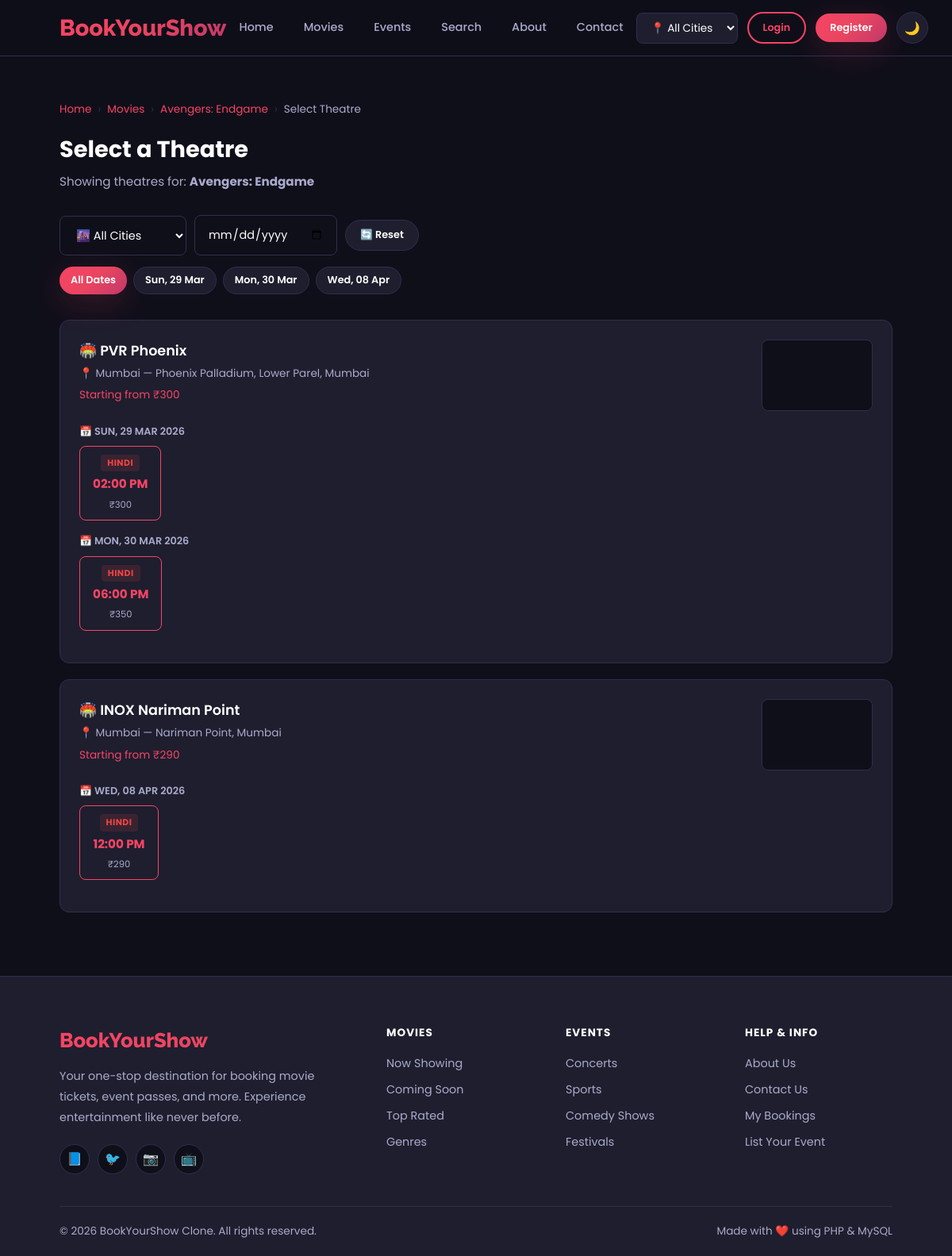
/theatres.php?movie_id=1, run on the app's committed database.
### tables this page shows
CREATE TABLE `movies` (
  `movie_id` int(11) NOT NULL AUTO_INCREMENT,
  `title` varchar(150) DEFAULT NULL,
  `description` text DEFAULT NULL,
  `genre` varchar(100) DEFAULT NULL,
  `duration` varchar(20) DEFAULT NULL,
  `language` varchar(50) DEFAULT NULL,
  `release_date` date DEFAULT NULL,
  `poster` varchar(255) DEFAULT NULL,
  `banner_image` varchar(255) DEFAULT '',
  `trailer_url` varchar(255) DEFAULT NULL,
  `rating` decimal(2,1) DEFAULT NULL,
  `status` enum('active','inactive') DEFAULT 'active',
  `is_slider_ad` tinyint(1) DEFAULT 0,
  PRIMARY KEY (`movie_id`)
);

CREATE TABLE `theatres` (
  `theatre_id` int(11) NOT NULL AUTO_INCREMENT,
  `theatre_name` varchar(150) DEFAULT NULL,
  `city` varchar(100) DEFAULT NULL,
  `location` varchar(255) DEFAULT NULL,
  `map_link` varchar(500) DEFAULT '',
  `is_verified` tinyint(4) DEFAULT 0,
  `added_by` int(11) DEFAULT NULL,
  `licence_status` enum('pending','approved','rejected') DEFAULT 'approved',
  PRIMARY KEY (`theatre_id`)
);

CREATE TABLE `shows` (
  `show_id` int(11) NOT NULL AUTO_INCREMENT,
  `movie_id` int(11) DEFAULT NULL,
  `theatre_id` int(11) DEFAULT NULL,
  `show_date` date DEFAULT NULL,
  `show_time` time DEFAULT NULL,
  `language` varchar(50) DEFAULT 'Hindi',
  `operator_id` int(11) DEFAULT NULL,
  `status` enum('pending','active','cancelled') DEFAULT 'active',
  `price` decimal(10,2) DEFAULT NULL,
  PRIMARY KEY (`show_id`),
  KEY `movie_id` (`movie_id`),
  KEY `theatre_id` (`theatre_id`),
  CONSTRAINT `shows_ibfk_1` FOREIGN KEY (`movie_id`) REFERENCES `movies` (`movie_id`),
  CONSTRAINT `shows_ibfk_2` FOREIGN KEY (`theatre_id`) REFERENCES `theatres` (`theatre_id`)
);

### theatres.php (the view, shortened to what this page needs)
<?php
require_once 'config/config.php';
$movie_id = isset($_GET['movie_id']) ? (int)$_GET['movie_id'] : 0;
$city     = isset($_GET['city'])     ? $conn->real_escape_string($_GET['city']) : '';
$selDate  = isset($_GET['date'])     ? $conn->real_escape_string($_GET['date']) : '';
$movie = $conn->query("SELECT * FROM movies WHERE movie_id = $movie_id")->fetch_assoc();
$colCheck        = $conn->query("SHOW COLUMNS FROM shows LIKE 'status'");
$hasStatusCol    = ($colCheck && $colCheck->num_rows > 0);
$statusFilter    = $hasStatusCol ? "AND (s.status = 'active' OR s.status IS NULL)" : "";
$statusFilterRaw = $hasStatusCol ? "AND (status = 'active' OR status IS NULL)" : "";
$dateFilter      = $selDate ? "AND s.show_date = '$selDate'" : "AND s.show_date >= CURDATE()";
$whereCity       = $city ? "AND t.city = '$city'" : '';
$theatres = $conn->query("
    SELECT DISTINCT t.*, MIN(s.price) as min_price
    FROM theatres t
    JOIN shows s ON t.theatre_id = s.theatre_id
    WHERE s.movie_id = $movie_id AND t.licence_status = 'approved' $whereCity $dateFilter $statusFilter
    GROUP BY t.theatre_id
");
$availDates = $conn->query("
    SELECT DISTINCT s.show_date FROM shows s
    JOIN theatres t ON s.theatre_id = t.theatre_id
    WHERE s.movie_id = $movie_id AND s.show_date >= CURDATE() AND t.licence_status = 'approved' $statusFilter
    ORDER BY s.show_date LIMIT 14
");
include 'includes/header.php';
?>
<div class="container" style="padding-top:40px;">
    <div class="breadcrumb">
        <a href="index.php">Home</a> <span class="separator">›</span>
        <a href="movies.php">Movies</a> <span class="separator">›</span>
        <a href="movie-details.php?id=<?php echo $movie_id; ?>"><?php echo htmlspecialchars($movie['title']); ?></a> <span class="separator">›</span>
        <span>Select Theatre</span>
    </div>
    <h2 class="section-title" style="margin-bottom:6px;">Select a Theatre</h2>
    <p class="section-subtitle">Showing theatres for: <strong><?php echo htmlspecialchars($movie['title']); ?></strong></p>
    <form method="GET" id="filterForm" style="margin-bottom:24px;">
        <div style="display:flex;gap:10px;align-items:center;flex-wrap:wrap;margin-bottom:14px;">
            <select name="city" onchange="document.getElementById('filterForm').submit()" class="form-control" style="width:auto;min-width:160px;">
                <option value="">🌆 All Cities</option>
            </select>
            <div style="position:relative;">
                <input type="date"
                    name="date"
                    id="datePicker"
                    class="form-control"
                    value="<?php echo htmlspecialchars($selDate); ?>"
                    min="<?php echo date('Y-m-d'); ?>"
                    onchange="document.getElementById('filterForm').submit()"
                    style="width:180px;cursor:pointer;"
                    placeholder="📅 Pick Date">
            </div>
            <a href="theatres.php?movie_id=<?php echo $movie_id; ?>" class="btn btn-dark btn-sm">🔄 Reset</a>
        </div>
        <?php if($availDates && $availDates->num_rows > 0): ?>
        <div style="display:flex;gap:8px;flex-wrap:wrap;padding-bottom:8px;">
            <a href="theatres.php?movie_id=<?php echo $movie_id; ?>&city=<?php echo urlencode($city); ?>"
               class="btn btn-sm <?php echo !$selDate?'btn-primary':'btn-dark'; ?>"
               style="font-size:.8rem;padding:6px 14px;">All Dates</a>
            <?php $availDates->data_seek(0); while($ad=$availDates->fetch_assoc()):
                $isActive = $selDate === $ad['show_date'];
            ?>
            <a href="theatres.php?movie_id=<?php echo $movie_id; ?>&city=<?php echo urlencode($city); ?>&date=<?php echo $ad['show_date']; ?>"
               class="btn btn-sm <?php echo $isActive?'btn-primary':'btn-dark'; ?>"
               style="font-size:.8rem;padding:6px 14px;">
               <?php echo date('D, d M', strtotime($ad['show_date'])); ?>
            </a>
            <?php endwhile; ?>
        </div>
        <?php endif; ?>
    </form>
    <?php if (!$theatres || $theatres->num_rows === 0): ?>
    <div style="text-align:center;padding:60px;color:var(--text-muted);">
        <div style="font-size:3rem;margin-bottom:16px;">🏟️</div>
        <p><?php echo $selDate ? 'No shows available on ' . date('d M Y', strtotime($selDate)) . '.' : 'No theatres found for this movie in selected city.'; ?></p>
        <?php if($selDate): ?><a href="theatres.php?movie_id=<?php echo $movie_id; ?>" class="btn btn-primary" style="margin-top:12px;">View All Dates</a><?php endif; ?>
    </div>
    <?php else: while($theatre = $theatres->fetch_assoc()):
        $mapSrc = !empty($theatre['map_link'])
            ? 'https://maps.google.com/maps?q=' . urlencode($theatre['map_link']) . '&output=embed'
            : 'https://maps.google.com/maps?q=' . urlencode($theatre['theatre_name'] . ' ' . $theatre['city']) . '&output=embed';
    ?>
    <div class="theatre-card">
        <div class="theatre-header" style="display:flex;justify-content:space-between;gap:20px;align-items:flex-start;">
            <div style="flex:1;">
                <div class="theatre-name">🏟️ <?php echo htmlspecialchars($theatre['theatre_name']); ?></div>
                <div class="theatre-location">📍 <?php echo htmlspecialchars($theatre['city'] . ' — ' . $theatre['location']); ?></div>
                <div style="margin-top:6px;color:var(--primary);font-size:0.85rem;">Starting from ₹<?php echo number_format($theatre['min_price'], 0); ?></div>
            </div>
            <div style="width:140px;height:90px;border-radius:8px;overflow:hidden;border:1px solid var(--border);flex-shrink:0;background:var(--bg-dark);">
                <iframe width="100%" height="100%" frameborder="0" scrolling="no" marginheight="0" marginwidth="0"
                    src="<?php echo $mapSrc; ?>">
                </iframe>
            </div>
        </div>
        <?php
        if ($selDate) {
            $dates_q = $conn->query("
                SELECT DISTINCT show_date FROM shows
                WHERE movie_id = $movie_id
                  AND theatre_id = {$theatre['theatre_id']}
                  AND show_date = '$selDate'
                  $statusFilterRaw
                ORDER BY show_date
            ");
        } else {
            $dates_q = $conn->query("
                SELECT DISTINCT show_date FROM shows
                WHERE movie_id = $movie_id
                  AND theatre_id = {$theatre['theatre_id']}
                  AND show_date >= CURDATE()
                  $statusFilterRaw
                ORDER BY show_date LIMIT 5
            ");
        }
        while($date = $dates_q->fetch_assoc()):
        ?>
        <div style="margin-bottom:16px;">
            <p style="color:var(--text-muted);font-size:0.8rem;font-weight:600;text-transform:uppercase;margin-bottom:8px;">
                📅 <?php echo date('D, d M Y', strtotime($date['show_date'])); ?>
            </p>
            <div class="show-times" style="flex-wrap:wrap;gap:12px;">
                <?php
                $shows = $conn->query("
                    SELECT * FROM shows
                    WHERE movie_id = $movie_id
                      AND theatre_id = {$theatre['theatre_id']}
                      AND show_date = '{$date['show_date']}'
                      $statusFilterRaw
                    ORDER BY show_time
                ");
                while($show = $shows->fetch_assoc()):
                    $lang = $show['language'] ?? 'Hindi';
                    $langColor = match(strtolower($lang)) {
                        'english'   => '#3b82f6',
                        'tamil'     => '#a855f7',
                        'telugu'    => '#ec4899',
                        'kannada'   => '#f97316',
                        'malayalam' => '#14b8a6',
                        default     => '#ef4444'
                    };
                ?>
                <a href="seat-selection.php?show_id=<?php echo $show['show_id']; ?>" class="show-time-btn"
                   style="display:flex;flex-direction:column;align-items:center;gap:4px;padding:10px 16px;min-width:100px;text-decoration:none;">
                    <span style="background:<?php echo $langColor; ?>22;color:<?php echo $langColor; ?>;padding:2px 8px;border-radius:4px;font-size:.68rem;font-weight:700;letter-spacing:.5px;">
                        <?php echo htmlspecialchars(strtoupper($lang)); ?>
                    </span>
                    <span style="font-weight:700;font-size:.95rem;"><?php echo date('h:i A', strtotime($show['show_time'])); ?></span>
                    <small style="color:var(--text-muted);font-size:.72rem;">₹<?php echo number_format($show['price'], 0); ?></small>
                </a>
                <?php endwhile; ?>
            </div>
        </div>
        <?php endwhile; ?>
    </div>
    <?php endwhile; endif; ?>
</div>
<?php include 'includes/footer.php'; ?>

### css/style.css (style rules this page uses)
:root { --primary: #f84464; --primary-dark: #d63655; --secondary: #1a1a2e; --accent: #e94560; --bg-dark: #0f0f1a; --bg-card: #1e1e2e; --bg-light: #f8f9fa; --text-light: #ffffff; --text-muted: #aaaacc; --text-dark: #1a1a2e; --border: #2e2e4e; --gold: #ffd700; --green: #00c851; --gradient: linear-gradient(135deg, #f84464 0%, #e94560 50%, #c0386a 100%); --gradient-dark: linear-gradient(135deg, #1a1a2e 0%, #0f0f1a 100%); --shadow: 0 10px 40px rgba(248, 68, 100, 0.2); --shadow-card: 0 4px 20px rgba(0, 0, 0, 0.3); --radius: 12px; --radius-sm: 8px; --transition: all 0.3s ease; }
* { margin: 0; padding: 0; box-sizing: border-box; }
html { scroll-behavior: smooth; }
body { font-family: 'Poppins', sans-serif; background-color: var(--bg-dark); color: var(--text-light); line-height: 1.6; transition: var(--transition); }
a { text-decoration: none; color: inherit; transition: var(--transition); }
input, select, textarea, button { font-family: 'Poppins', sans-serif; }
.container { width: 90%; max-width: 1200px; margin: 0 auto; padding: 0 15px; }
.section-title { font-size: 1.8rem; font-weight: 700; color: var(--text-light); margin-bottom: 8px; }
.section-subtitle { color: var(--text-muted); margin-bottom: 30px; font-size: 0.95rem; }
.btn { display: inline-flex; align-items: center; gap: 8px; padding: 12px 28px; border-radius: 50px; font-weight: 600; font-size: 0.9rem; cursor: pointer; border: none; transition: var(--transition); text-decoration: none; }
.btn-primary { background: var(--gradient); color: #fff; box-shadow: var(--shadow); }
.btn-dark { background: var(--bg-card); color: var(--text-light); border: 1px solid var(--border); }
.btn-sm { padding: 8px 18px; font-size: 0.8rem; }
.form-control { width: 100%; padding: 13px 16px; background: var(--bg-dark); border: 1px solid var(--border); border-radius: var(--radius-sm); color: var(--text-light); font-size: 0.9rem; transition: var(--transition); outline: none; }
.theatre-card { background: var(--bg-card); border: 1px solid var(--border); border-radius: var(--radius); padding: 24px; margin-bottom: 20px; transition: var(--transition); }
.theatre-header { display: flex; justify-content: space-between; align-items: center; margin-bottom: 16px; }
.theatre-name { font-size: 1.1rem; font-weight: 600; }
.theatre-location { color: var(--text-muted); font-size: 0.85rem; display: flex; align-items: center; gap: 5px; margin-top: 4px; }
.show-times { display: flex; gap: 12px; flex-wrap: wrap; }
.show-time-btn { border: 1px solid var(--primary); color: var(--primary); background: transparent; padding: 10px 18px; border-radius: 8px; cursor: pointer; font-size: 0.9rem; transition: var(--transition); text-decoration: none; display: inline-block; }
.breadcrumb { display: flex; align-items: center; gap: 8px; padding: 16px 0; font-size: 0.85rem; color: var(--text-muted); }
.breadcrumb a { color: var(--primary); }
.breadcrumb .separator { color: var(--border); }

### data on the page
movies: title "Avengers: Endgame"
theatres: theatre_name "PVR Phoenix", city+location "Mumbai — Phoenix Palladium, Lower Parel, Mumbai", min_price "300", show_date "SUN, 29 MAR 2026", show_date "MON, 30 MAR 2026"
shows: language "HINDI", show_time "02:00 PM", price "300"
shows: language "HINDI", show_time "06:00 PM", price "350"
theatres: theatre_name "INOX Nariman Point", city+location "Mumbai — Nariman Point, Mumbai", min_price "290", show_date "WED, 08 APR 2026"
shows: language "HINDI", show_time "12:00 PM", price "290"

### other printed values
date('D, d M', strtotime($ad['show_date'])) "Sun, 29 Mar"
date('D, d M', strtotime($ad['show_date'])) "Mon, 30 Mar"
date('D, d M', strtotime($ad['show_date'])) "Wed, 08 Apr"
